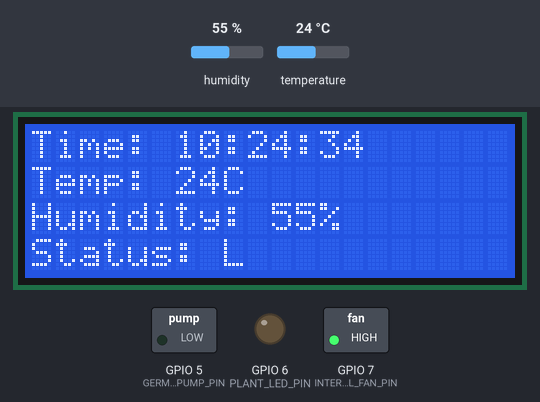
The sketch below on a simulated ESP32-S3. Shown: 20×4 character LCD, switched loads named in the sketch (green lamp = pin HIGH), output pins drawn as LEDs (lit = HIGH). The inputs (shaded band) are chosen by the test bench; at power-on: humidity 55 %, temperature 24 °C. WiFi joins after 1.5 s; servers stay silent unless stated; network time is answered at once with the bench clock; the local clock reads 2024-03-15 10:24:30 at power-on unless the sketch sets it; what the sketch prints to the serial monitor is not drawn.

Above: at 4.8 s.
4.9 s: humidity set to 22 %
At 6.6 s:
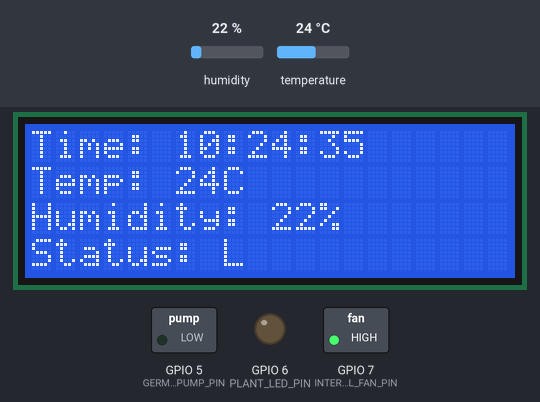
8.3 s: temperature set to 11 °C
At 10.7 s:
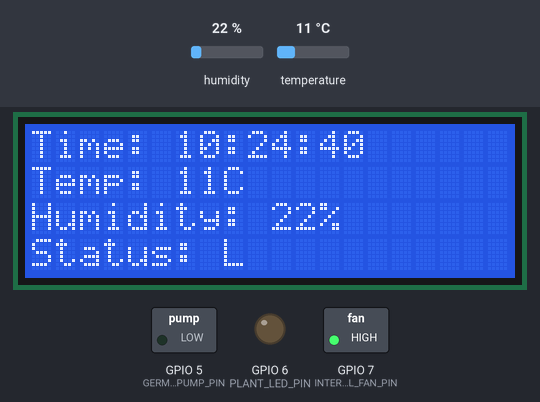
14.3 s: temperature set to 8 °C
At 17.1 s:
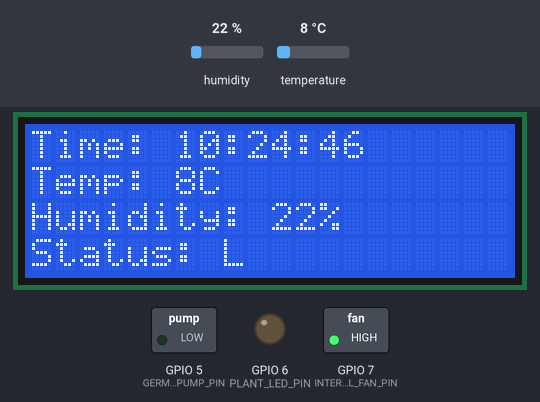
19.0 s: humidity set to 40 %
At 22.3 s:
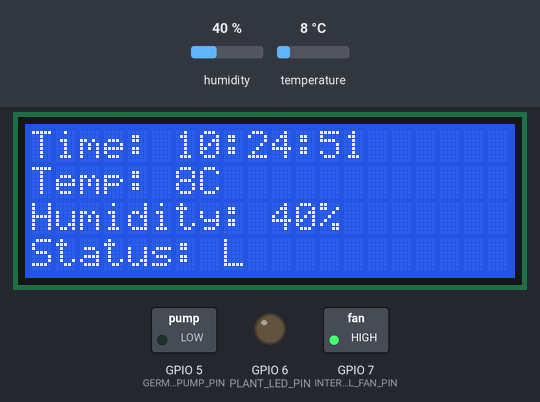
23.2 s: temperature set to 12 °C
At 25.8 s:
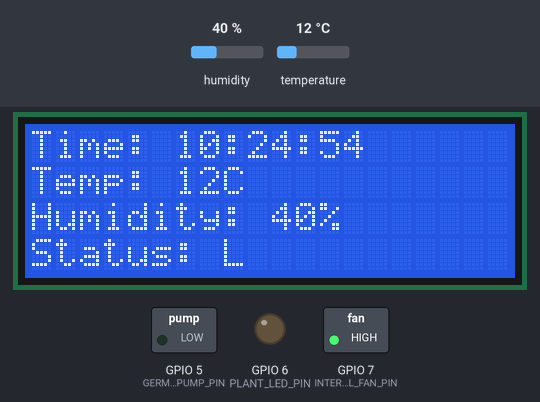
Timing chart, 0 to 27.3 s (numbered marks = the images above; inputs shaded):
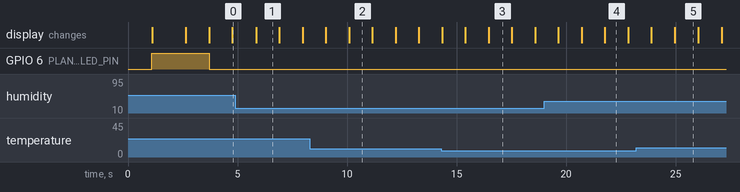

The sketch:

final_angle.ino
```cpp
#include <WiFi.h>
#include <NTPClient.h>
#include <WiFiUdp.h>
#include <SimpleDHT.h>
#include <Wire.h>
#include <LiquidCrystal_I2C.h>

// WiFi 설정
const char* ssid = "TP-Link_0744";
const char* password = "75317768";

// 릴레이 핀 설정
const int INTERNAL_FAN_PIN = 7;         // 쿨링팬 (1시간 간격 3분 작동) - 3번에서 7번으로 변경
const int GROWTH_PUMP_PIN = 4;          // 성장용 워터펌프 (1시간 간격 2분20초 작동)
const int GERMINATION_PUMP_PIN = 5;     // 발아용 워터펌프 (1시간 간격 1분 작동)
const int PLANT_LED_PIN = 6;            // 식물용 LED (오전 5시~저녁 21시)

// 센서 핀 설정
const int DHT11_PIN = 2;                // DHT11 온습도 센서

// DHT11 센서 및 LCD 초기화
SimpleDHT11 dht11(DHT11_PIN);
LiquidCrystal_I2C lcd(0x27, 20, 4);     // 20x4 LCD

// 릴레이 제어 상수 (각 핀별로 개별 설정)
// 7번 핀 - 쿨링팬 릴레이
const int PIN7_ON = LOW;                // 7번 핀 켜짐
const int PIN7_OFF = HIGH;              // 7번 핀 꺼짐

// 4번 핀 - 성장용 펌프 릴레이
const int PIN4_ON = HIGH;                // 4번 핀 켜짐
const int PIN4_OFF = LOW;              // 4번 핀 꺼짐

// 5번 핀 - 발아용 펌프 릴레이
const int PIN5_ON = HIGH;                // 5번 핀 켜짐
const int PIN5_OFF = LOW;              // 5번 핀 꺼짐

// 6번 핀 - LED 릴레이
const int PIN6_ON = LOW;                // 6번 핀 켜짐
const int PIN6_OFF = HIGH;              // 6번 핀 꺼짐

// NTP 클라이언트 설정 (한국 시간대 +9시간)
WiFiUDP ntpUDP;
NTPClient timeClient(ntpUDP, "pool.ntp.org", 32400, 60000);

// 타이머 변수
unsigned long pumpStartTime = 0;
bool pumpRunning = false;
int lastMinute = -1;

// 상태 전송 타이머 (제트슨 나노와의 시리얼 통신용)
unsigned long lastStatusSend = 0;

// 센서 및 LCD 업데이트 타이머
unsigned long lastSensorRead = 0;
unsigned long lastLCDUpdate = 0;

// 센서 데이터 변수
byte temperature = 0;
byte humidity = 0;

void setup() {
    Serial.begin(115200);
    delay(1000);

    Serial.println("WiFi Plant Monitor 시작");

    // LCD 초기화
    lcd.init();
    lcd.backlight();
    lcd.clear();

    // 시작 메시지 표시
    lcd.setCursor(0, 0);
    lcd.print("Plant Monitor v1.0");
    lcd.setCursor(0, 1);
    lcd.print("Starting...");

    // 릴레이 핀 초기화
    pinMode(INTERNAL_FAN_PIN, OUTPUT);
    pinMode(GROWTH_PUMP_PIN, OUTPUT);
    pinMode(GERMINATION_PUMP_PIN, OUTPUT);
    pinMode(PLANT_LED_PIN, OUTPUT);

    // 초기 상태는 모두 OFF
    digitalWrite(INTERNAL_FAN_PIN, PIN7_OFF);
    digitalWrite(GROWTH_PUMP_PIN, PIN4_OFF);
    digitalWrite(GERMINATION_PUMP_PIN, PIN5_OFF);
    digitalWrite(PLANT_LED_PIN, PIN6_OFF);

    setupWiFi();

    Serial.println("설정 완료");

    // LCD 초기 화면
    lcd.clear();
    lcd.setCursor(0, 0);
    lcd.print("Ready!");
    delay(1000);
}

void setupWiFi() {
    Serial.print("WiFi 연결 중: ");
    Serial.println(ssid);

    WiFi.begin(ssid, password);

    int attempts = 0;
    while (WiFi.status() != WL_CONNECTED && attempts < 30) {
        delay(500);
        Serial.print(".");
        attempts++;

        // 연결 시도 중 모든 릴레이 OFF
        digitalWrite(INTERNAL_FAN_PIN, PIN7_OFF);
        digitalWrite(GROWTH_PUMP_PIN, PIN4_OFF);
        digitalWrite(GERMINATION_PUMP_PIN, PIN5_OFF);
        digitalWrite(PLANT_LED_PIN, PIN6_OFF);
    }

    if (WiFi.status() == WL_CONNECTED) {
        Serial.println();
        Serial.println("WiFi 연결 성공!");
        Serial.print("IP 주소: ");
        Serial.println(WiFi.localIP());

        // NTP 클라이언트 시작
        timeClient.begin();
        Serial.println("NTP 시간 동기화 시작");

        // 첫 시간 동기화 강제 실행
        while(!timeClient.update()) {
            timeClient.forceUpdate();
            delay(500);
        }

        Serial.println("시간 동기화 완료!");

    } else {
        Serial.println();
        Serial.println("WiFi 연결 실패! 재시도 중...");
        delay(5000);
        setupWiFi(); // 재귀 호출로 다시 시도
    }
}

void checkWiFi() {
    if (WiFi.status() != WL_CONNECTED) {
        Serial.println("WiFi 연결 끊김 - 재연결 시도");

        // 안전을 위해 모든 릴레이 OFF
        digitalWrite(INTERNAL_FAN_PIN, PIN7_OFF);
        digitalWrite(GROWTH_PUMP_PIN, PIN4_OFF);
        digitalWrite(GERMINATION_PUMP_PIN, PIN5_OFF);
        digitalWrite(PLANT_LED_PIN, PIN6_OFF);

        setupWiFi();
    }
}

void sendStatusToJetson() {
    // 제트슨 나노에 현재 상태 전송 (시리얼 통신용)
    String ledStatus = (digitalRead(PLANT_LED_PIN) == PIN6_ON) ? "ON" : "OFF";
    String fanStatus = (digitalRead(INTERNAL_FAN_PIN) == PIN7_ON) ? "ON" : "OFF";
    String growthPumpStatus = (digitalRead(GROWTH_PUMP_PIN) == PIN4_ON) ? "ON" : "OFF";
    String germPumpStatus = (digitalRead(GERMINATION_PUMP_PIN) == PIN5_ON) ? "ON" : "OFF";

    Serial.print("STATUS:");
    Serial.print("LED=" + ledStatus);
    Serial.print(",FAN=" + fanStatus);
    Serial.print(",GROWTH=" + growthPumpStatus);
    Serial.print(",GERM=" + germPumpStatus);
    Serial.print(",TEMP=" + String((int)temperature));
    Serial.println(",HUM=" + String((int)humidity));
}

void readDHT11Sensor() {
    // 2초마다 DHT11 센서 읽기
    if (millis() - lastSensorRead >= 2000) {
        int err = SimpleDHTErrSuccess;
        if ((err = dht11.read(&temperature, &humidity, NULL)) != SimpleDHTErrSuccess) {
            Serial.print("DHT11 읽기 실패, err=");
            Serial.println(SimpleDHTErrCode(err));
            // 에러 시 이전 값 유지
        } else {
            Serial.print("DHT11 OK: ");
            Serial.print((int)temperature);
            Serial.print("°C, ");
            Serial.print((int)humidity);
            Serial.println("%");
        }
        lastSensorRead = millis();
    }
}

void updateLCD(int hour, int minute, int second) {
    // 1초마다 LCD 업데이트
    if (millis() - lastLCDUpdate >= 1000) {
        lcd.clear();

        // 첫 번째 줄: 시간
        lcd.setCursor(0, 0);
        lcd.print("Time: ");
        if (hour < 10) lcd.print("0");
        lcd.print(hour);
        lcd.print(":");
        if (minute < 10) lcd.print("0");
        lcd.print(minute);
        lcd.print(":");
        if (second < 10) lcd.print("0");
        lcd.print(second);

        // 두 번째 줄: 온도
        lcd.setCursor(0, 1);
        lcd.print("Temp: ");
        lcd.print((int)temperature);
        lcd.print("C");

        // 세 번째 줄: 습도
        lcd.setCursor(0, 2);
        lcd.print("Humidity: ");
        lcd.print((int)humidity);
        lcd.print("%");

        // 네 번째 줄: 상태 표시
        lcd.setCursor(0, 3);
        String status = "";
        if (digitalRead(PLANT_LED_PIN) == PIN6_ON) status += "L";
        if (digitalRead(INTERNAL_FAN_PIN) == PIN7_ON) status += "F";
        if (digitalRead(GROWTH_PUMP_PIN) == PIN4_ON) status += "G";
        if (digitalRead(GERMINATION_PUMP_PIN) == PIN5_ON) status += "S";
        if (status == "") status = "ALL OFF";
        lcd.print("Status: " + status);

        lastLCDUpdate = millis();
    }
}

void controlLED(int hour) {
    // 오전 5시부터 오후 9시(21시)까지 LED 켜짐
    static bool ledState = false;
    bool shouldBeOn = (hour >= 5 && hour < 21);

    if (shouldBeOn != ledState) {
        if (shouldBeOn) {
            digitalWrite(PLANT_LED_PIN, PIN6_ON);
            Serial.println("LED: ON (주간 모드 5:00-21:00)");
        } else {
            digitalWrite(PLANT_LED_PIN, PIN6_OFF);
            Serial.println("LED: OFF (야간 모드)");
        }
        ledState = shouldBeOn;
    }
}

void controlPumps(int minute) {
    // 디버깅 출력
    static int lastDebugMinute = -1;
    if (minute != lastDebugMinute) {
        Serial.print("펌프 체크 - 현재 분: ");
        Serial.print(minute);
        Serial.print(", 이전 분: ");
        Serial.print(lastMinute);
        Serial.print(", 펌프 실행 중: ");
        Serial.println(pumpRunning ? "예" : "아니오");
        lastDebugMinute = minute;
    }

    // 매시 0분에 워터펌프 동작 시작
    if (minute == 0 && lastMinute != 0 && !pumpRunning) {
        Serial.println("=== 워터펌프 사이클 시작 ===");

        // 모든 펌프와 팬 동시 시작
        digitalWrite(INTERNAL_FAN_PIN, PIN7_ON);
        digitalWrite(GROWTH_PUMP_PIN, PIN4_ON);
        digitalWrite(GERMINATION_PUMP_PIN, PIN5_ON);

        pumpStartTime = millis();
        pumpRunning = true;

        Serial.println("쿨링팬 시작 (3분간)");
        Serial.println("성장용 펌프 시작 (2분20초간)");
        Serial.println("발아용 펌프 시작 (1분간)");
    }

    // 펌프 동작 시간 제어
    if (pumpRunning) {
        unsigned long elapsed = millis() - pumpStartTime;

        // 1분 후 발아용 펌프 OFF
        if (elapsed >= 120000 && digitalRead(GERMINATION_PUMP_PIN) == PIN5_ON) {
            digitalWrite(GERMINATION_PUMP_PIN, PIN5_OFF);
            Serial.println("발아용 펌프 정지 (1분 완료)");
        }

        // 2분 20초 후 성장용 펌프 OFF
        if (elapsed >= 240000 && digitalRead(GROWTH_PUMP_PIN) == PIN4_ON) {
            digitalWrite(GROWTH_PUMP_PIN, PIN4_OFF);
            Serial.println("성장용 펌프 정지 (2분20초 완료)");
        }

        // 3분 후 쿨링팬 OFF 및 사이클 완료
        if (elapsed >= 180000) {
            digitalWrite(INTERNAL_FAN_PIN, PIN7_OFF);
            Serial.println("쿨링팬 정지 (3분 완료)");
            Serial.println("=== 워터펌프 사이클 종료 ===");
            pumpRunning = false;
        }
    }

    lastMinute = minute;
}

void loop() {
    // WiFi 연결 상태 체크 (30초마다)
    static unsigned long lastWiFiCheck = 0;
    if (millis() - lastWiFiCheck >= 30000) {
        checkWiFi();
        lastWiFiCheck = millis();
    }

    // DHT11 센서 읽기
    readDHT11Sensor();

    // 시간 업데이트 (WiFi 연결된 경우만)
    if (WiFi.status() == WL_CONNECTED) {
        timeClient.update();

        int hour = timeClient.getHours();
        int minute = timeClient.getMinutes();
        int second = timeClient.getSeconds();

        // LCD 업데이트
        updateLCD(hour, minute, second);

        // 매 10초마다 시간 출력 (디버깅용)
        static unsigned long lastTimeDisplay = 0;
        if (millis() - lastTimeDisplay >= 10000) {
            Serial.print("현재 시간 (한국): ");
            if (hour < 10) Serial.print("0");
            Serial.print(hour);
            Serial.print(":");
            if (minute < 10) Serial.print("0");
            Serial.print(minute);
            Serial.print(":");
            if (second < 10) Serial.print("0");
            Serial.print(second);
            Serial.print(" (lastMinute: ");
            Serial.print(lastMinute);
            Serial.println(")");
            lastTimeDisplay = millis();
        }

        // LED 제어
        controlLED(hour);

        // 펌프 제어
        controlPumps(minute);

    } else {
        // WiFi 미연결시 안전 모드
        digitalWrite(INTERNAL_FAN_PIN, PIN7_OFF);
        digitalWrite(GROWTH_PUMP_PIN, PIN4_OFF);
        digitalWrite(GERMINATION_PUMP_PIN, PIN5_OFF);
        digitalWrite(PLANT_LED_PIN, PIN6_OFF);

        Serial.println("WiFi 미연결 - 안전 모드 (모든 릴레이 OFF)");

        // WiFi 미연결 시 LCD 표시
        lcd.clear();
        lcd.setCursor(0, 0);
        lcd.print("WiFi Disconnected");
        lcd.setCursor(0, 1);
        lcd.print("Reconnecting...");
        lcd.setCursor(0, 2);
        lcd.print("Temp: ");
        lcd.print((int)temperature);
        lcd.print("C");
        lcd.setCursor(0, 3);
        lcd.print("Humidity: ");
        lcd.print((int)humidity);
        lcd.print("%");
    }

    // 제트슨 나노에 상태 전송 (5초마다)
    if (millis() - lastStatusSend >= 5000) {
        sendStatusToJetson();
        lastStatusSend = millis();
    }

    delay(100); // CPU 부하 줄이기
}
```

Measured:
- what the display in image 2 shows lasts 1.0 s, from 10.1 s to 11.1 s
- what the display in image 3 shows lasts 1.0 s, from 16.5 s to 17.5 s
